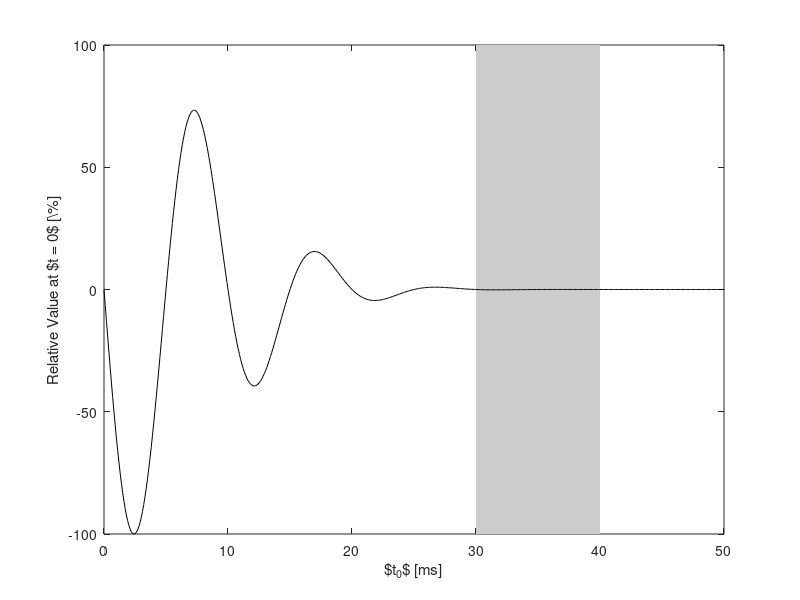
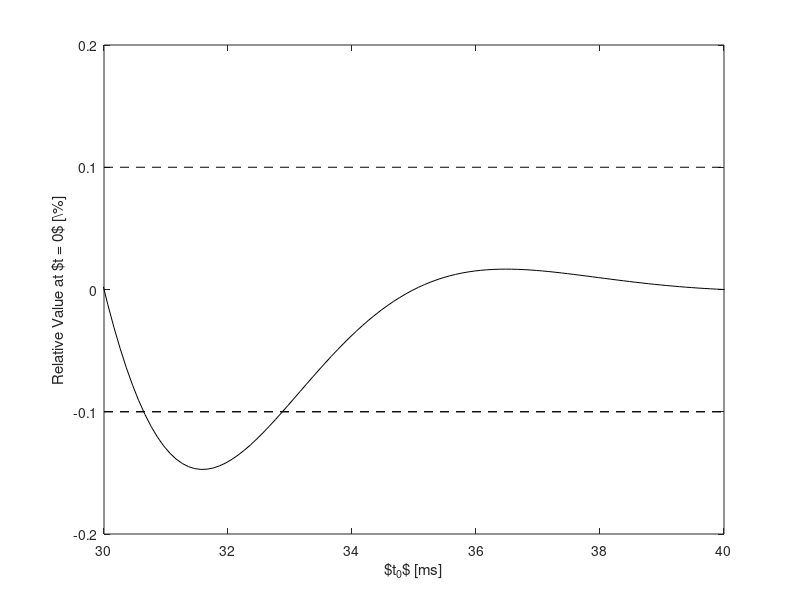

Reproduce these figures in MATLAB, in order.
%**************************************************************************
%
% ME-6761 Final Project, Problem 2b
%
%   Plotting Gaussian-windowed pulse
%
%     Scott Schoen Jr 20161114
%
%**************************************************************************

clear all
close all
clc

% Pulse paramters
fc = 100; % Center frequency [Hz]
tau = 0.0125; % [s]

% Set range of tau values to sweep over
numt0s = 500;
t0Vector = linspace( 0, 50E-3, numt0s );

% Create time vector
tVector = linspace( 0, 1, 10E3);

% Initialize vector to hold value at 0
valueAt0 = zeros(1, numt0s);

% For each delay t0
for t0Count = 1:numt0s
    
    % Compute the pulse
    t0 = t0Vector( t0Count );
    f = sin( 2.*pi.*fc.*(tVector - t0) ).*exp( -( (tVector - t0)./tau ).^(2) );
    
    % Normalize and get value at 0
    fNorm = f./max(abs(f));
    valueAt0(t0Count) = fNorm(1);
    
%     %%%%%%% DEBUG %%%%%%%
%     figure(999)
%     hold all;
%     plot( tVector, fNorm );
%     xlabel('Time [s]');
%     ylabel('Amplitude' );
%     %%%%%%%%%%%%%%%%%%%%%
      
end

% Format plot
figure()
hold all;
box on;

% Set shaded region
xMin = 30;  % [ms]
xSpan = 10; % [ms]

rectangle( ...
    'Position', [ xMin, -120, xSpan, 240 ], ...
    'FaceColor', 0.8.*[1, 1, 1], ...
    'EdgeColor', 'none' ...
    );

plot( 1E3.*t0Vector, 100.*valueAt0, 'k' );
xlabel('$t_{0}$ [ms]');
ylabel('Relative Value at $t = 0$ [\%]');

ylim( [-100, 100] );
xlim( [0, 50] );

% Plot inset
figure()
box on;
hold all;

plot( 1E3.*t0Vector, 100.*valueAt0, 'k' );

% Plot limit lines
plot( [xMin, xMin + xSpan], [ 0.1, 0.1 ], '--k', 'LineWidth', 0.5 );
plot( [xMin, xMin + xSpan], [ -0.1, -0.1 ], '--k', 'LineWidth', 1 );

xlabel('$t_{0}$ [ms]');
ylabel('Relative Value at $t = 0$ [\%]');

ylim( [-0.2, 0.2] );
xlim( [xMin, xMin + xSpan] );